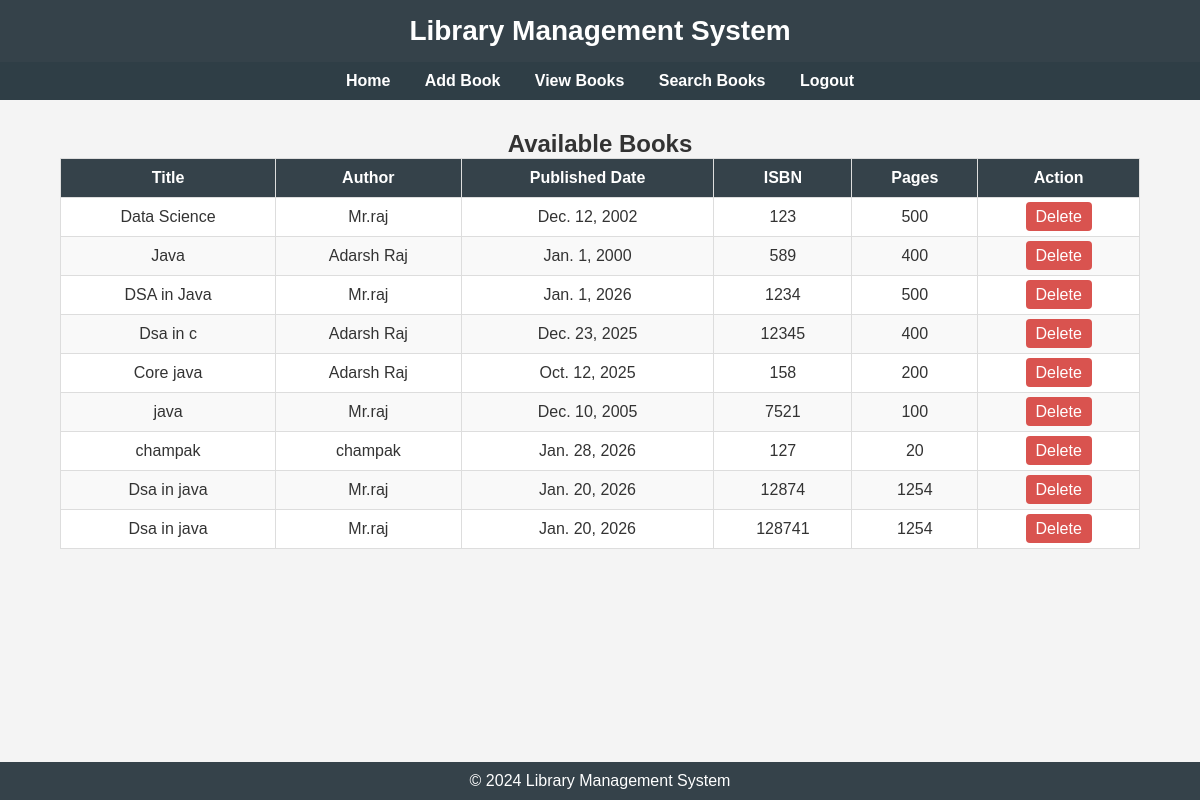
The page /viewbooks/ (signed in) on the database its author committed.
### libapp/models.py (models this page shows, shortened)
class Book(models.Model):
    title = models.CharField(max_length=200)
    author = models.CharField(max_length=100)
    published_date = models.DateField()
    isbn_number = models.CharField(max_length=13,unique=True)
    pages = models.IntegerField()

### libapp/views.py (the view)
# urls.py: path('viewbooks/', views.viewbooks, name='viewbooks'),
@login_required
def viewbooks(request):
    bookdata = Book.objects.all()
    return render(request, 'viewbooks.html', {'bookdata': bookdata})

### templates/viewbooks.html (shortened to what this page needs)
{% extends "base.html" %}
{% block main %}
<div class="page-container">
    <h2>Available Books</h2>
    <div class="table-container">
        <table class="book-table">
            <thead>
                <tr>
                    <th>Title</th>
                    <th>Author</th>
                    <th>Published Date</th>
                    <th>ISBN</th>
                    <th>Pages</th>
                    <th>Action</th>
                </tr>
            </thead>
            <tbody>
                {% for book in bookdata %}
                <tr>
                    <td>{{ book.title }}</td>
                    <td>{{ book.author }}</td>
                    <td>{{ book.published_date }}</td>
                    <td>{{ book.isbn_number }}</td>
                    <td>{{ book.pages }}</td>
                    <td>
                        <a href="{% url 'deletebook' book.id %}" class="delete-btn">Delete</a>
                    </td>
                </tr>
                {% empty %}
                <tr>
                    <td colspan="6">No books available</td>
                </tr>
                {% endfor %}
            </tbody>
        </table>
    </div>
</div>
{% endblock %}

### templates/base.html (shortened to what this page needs)
{% load static %}
<!DOCTYPE html>
<html lang="en">
<head >
    <link rel="stylesheet" href="{% static 'css/style.css' %}">
</head>
<body>
<header>
    <h1>Library Management System</h1>
</header>
<nav>
    <ul>
        <li><a href="{% url 'home' %}">Home</a></li>
        {% if user.is_authenticated %}
        <li><a href="{% url 'addbook' %}">Add Book</a></li>
        <li><a href="{% url 'viewbooks' %}">View Books</a></li>
        <li><a href="{% url 'searchbook' %}">Search Books</a></li>
        <li><a href="{% url 'logout' %}">Logout</a></li>
        {% else %}
        <li><a href="{% url 'signup' %}">Signup</a></li>
        <li><a href="{% url 'login' %}">Login</a></li>
        {% endif %}
    </ul>
</nav>
{% block main %}
{% endblock %}
<footer>
    <p>&copy; 2024 Library Management System</p>
</footer>
</body>
</html>

### static/css/style.css (style rules this page uses)
* { box-sizing: border-box; margin: 0; padding: 0; }
body { font-family: Arial, Helvetica, sans-serif; background-color: #f4f4f4; color: #333; }
header { background-color: #35424a; padding: 15px 0; text-align: center; }
header h1 { color: #ffffff; font-size: 28px; font-weight: bold; }
nav { background-color: #2f3e46; padding: 10px 0; text-align: center; }
nav ul { list-style: none; }
nav ul li { display: inline-block; margin: 0 15px; }
nav ul li a { color: #ffffff; text-decoration: none; font-weight: bold; }
.page-container { width: 100%; display: flex; flex-direction: column; align-items: center; margin: 40px 0 80px; }
.table-container { width: 90%; overflow-x: auto; }
.book-table { width: 100%; border-collapse: collapse; background: white; box-shadow: 0 0 12px rgba(0, 0, 0, 0.1); }
.book-table th, .book-table td { padding: 10px; border: 1px solid #ddd; text-align: center; }
.book-table th { background-color: #35424a; color: white; }
.book-table tr:nth-child(even) { background-color: #f9f9f9; }
.delete-btn { background-color: #d9534f; color: white; padding: 6px 10px; border-radius: 4px; text-decoration: none; }
footer { background-color: #35424a; color: white; text-align: center; padding: 10px 0; position: fixed; bottom: 0; width: 100%; }

### templates/base.html (style rules this page uses)
* { box-sizing: border-box; }
body { font-family: Arial, Helvetica, sans-serif; margin: 0; background-color: #f4f4f4; }
header { background-color: #35424a; color: #ffffff; padding: 15px 0; text-align: center; }
nav { background-color: #2f3e46; padding: 10px 0; text-align: center; }
nav ul { list-style: none; margin: 0; padding: 0; }
nav li { display: inline-block; margin: 0 15px; }
nav a { color: #ffffff; text-decoration: none; font-weight: bold; }
.page-container { width: 100%; display: flex; flex-direction: column; align-items: center; margin: 30px 0 80px; }
.table-container { width: 90%; overflow-x: auto; }
.book-table { width: 100%; border-collapse: collapse; background: #ffffff; box-shadow: 0 0 12px rgba(0, 0, 0, 0.1); }
.book-table th, .book-table td { padding: 10px; border: 1px solid #ddd; text-align: center; }
.book-table th { background-color: #35424a; color: #ffffff; }
.book-table tr:nth-child(even) { background-color: #f9f9f9; }
.delete-btn { background-color: #d9534f; color: #ffffff; padding: 6px 10px; border-radius: 4px; text-decoration: none; }
footer { background-color: #35424a; color: #ffffff; text-align: center; padding: 10px 0; position: fixed; bottom: 0; width: 100%; }

### rows shown on the page
Book: title "Data Science", author "Mr.raj", published_date "Dec. 12, 2002", isbn_number "123", pages "500"
Book: title "Java", author "Adarsh Raj", published_date "Jan. 1, 2000", isbn_number "589", pages "400"
Book: title "DSA in Java", author "Mr.raj", published_date "Jan. 1, 2026", isbn_number "1234", pages "500"
Book: title "Dsa in c", author "Adarsh Raj", published_date "Dec. 23, 2025", isbn_number "12345", pages "400"
Book: title "Core java", author "Adarsh Raj", published_date "Oct. 12, 2025", isbn_number "158", pages "200"
Book: title "java", author "Mr.raj", published_date "Dec. 10, 2005", isbn_number "7521", pages "100"
Book: title "champak", author "champak", published_date "Jan. 28, 2026", isbn_number "127", pages "20"
Book: title "Dsa in java", author "Mr.raj", published_date "Jan. 20, 2026", isbn_number "12874", pages "1254"
Book: title "Dsa in java", author "Mr.raj", published_date "Jan. 20, 2026", isbn_number "128741", pages "1254"
